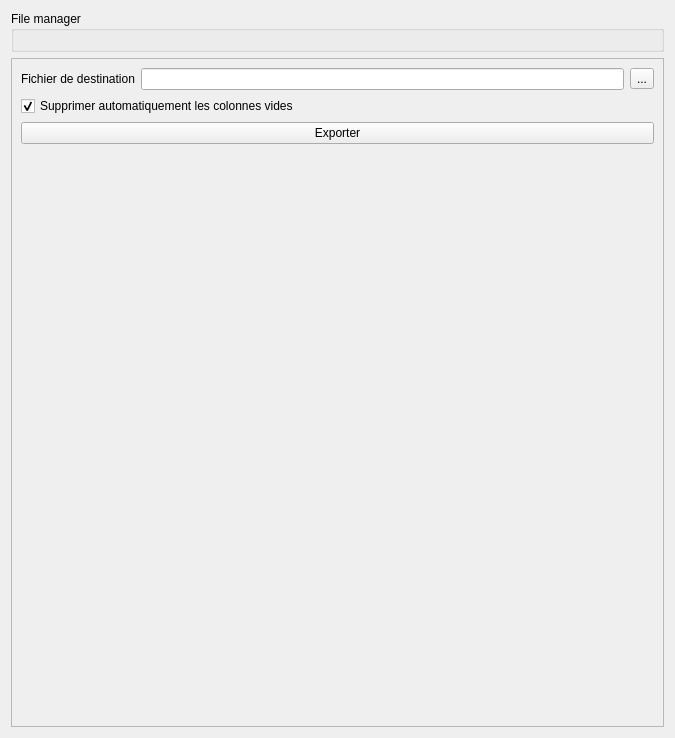
<?xml version="1.0" encoding="UTF-8"?>
<ui version="4.0">
 <class>Form</class>
 <widget class="QWidget" name="Form">
  <property name="geometry">
   <rect>
    <x>0</x>
    <y>0</y>
    <width>675</width>
    <height>738</height>
   </rect>
  </property>
  <property name="windowTitle">
   <string>Form</string>
  </property>
  <layout class="QVBoxLayout" name="verticalLayout">
   <item>
    <widget class="QGroupBox" name="groupBox_filemanager">
     <property name="title">
      <string>File manager</string>
     </property>
     <layout class="QVBoxLayout" name="verticalLayout_2"/>
    </widget>
   </item>
   <item>
    <widget class="QFrame" name="frame">
     <property name="frameShape">
      <enum>QFrame::StyledPanel</enum>
     </property>
     <property name="frameShadow">
      <enum>QFrame::Raised</enum>
     </property>
     <layout class="QGridLayout" name="gridLayout">
      <item row="0" column="1">
       <widget class="QLineEdit" name="lineEdit_nom"/>
      </item>
      <item row="0" column="0">
       <widget class="QLabel" name="label">
        <property name="text">
         <string>Fichier de destination</string>
        </property>
       </widget>
      </item>
      <item row="3" column="0">
       <spacer name="verticalSpacer">
        <property name="orientation">
         <enum>Qt::Vertical</enum>
        </property>
        <property name="sizeHint" stdset="0">
         <size>
          <width>20</width>
          <height>40</height>
         </size>
        </property>
       </spacer>
      </item>
      <item row="2" column="0" colspan="3">
       <widget class="QPushButton" name="pushButton_export">
        <property name="text">
         <string>Exporter</string>
        </property>
       </widget>
      </item>
      <item row="0" column="2">
       <widget class="QToolButton" name="toolButton_filechooser">
        <property name="text">
         <string>...</string>
        </property>
       </widget>
      </item>
      <item row="1" column="0" colspan="3">
       <widget class="QCheckBox" name="checkBox_remove">
        <property name="text">
         <string>Supprimer automatiquement les colonnes vides</string>
        </property>
        <property name="checked">
         <bool>true</bool>
        </property>
        <property name="tristate">
         <bool>false</bool>
        </property>
       </widget>
      </item>
     </layout>
    </widget>
   </item>
  </layout>
 </widget>
 <resources/>
 <connections/>
</ui>
